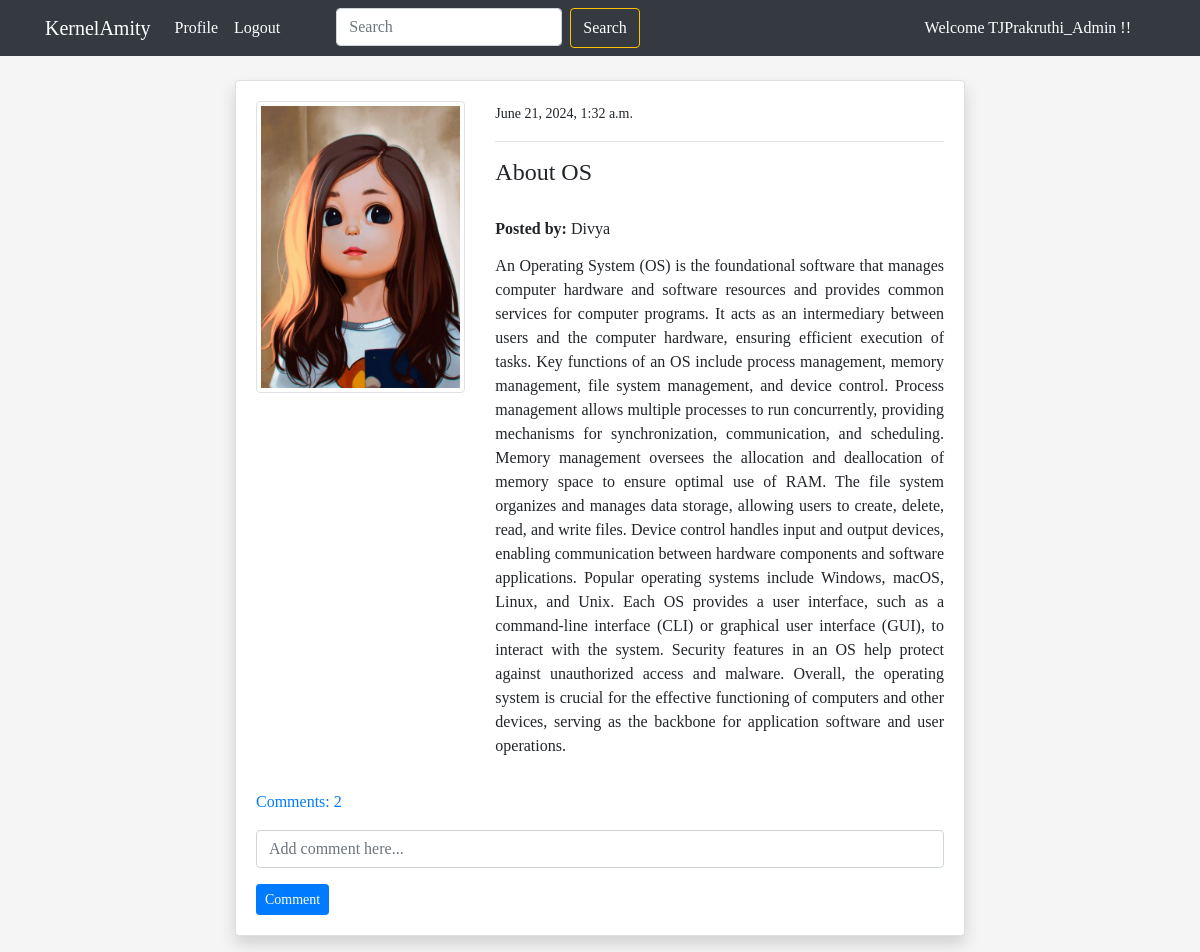
The page /post_detail/6/ (signed in) on the database its author committed.
### blog/models.py (models this page shows, shortened)
class PostModel(models.Model):
    title = models.CharField(max_length=100)
    content = models.TextField()
    author = models.ForeignKey(User, on_delete= models.CASCADE,null=True, blank = True)  # this foreign key represents that whenever the user does not use this application then delet thier posts also automaticlly
    date_created = models.DateTimeField(auto_now_add=True)
    class Meta:
        ordering = ('-date_created',)
    def comments(self):
        return self.comment_set.all()
    def comment_count(self):
        return self.comment_set.all().count()

### users/models.py (models this page shows, shortened)
class ProfileModel(models.Model):
    user = models.OneToOneField(User, on_delete=models.CASCADE)
    image = models.ImageField(default='default.png',upload_to='profile',validators=[FileExtensionValidator(['png','jpg','jpeg'])])

### blog/views.py (the view)
# urls.py: path('post_detail/<int:pk>/', views.post_detail, name='blog-post-detail'),
@login_required
def post_detail(request,pk):
    post = PostModel.objects.get(id=pk)
    if request.method == "POST":
        c_form = CommentForm(request.POST)
        if c_form.is_valid():
            instance = c_form.save(commit = False)
            instance.user = request.user
            instance.post = post
            instance.save()
            return redirect('blog-post-detail', pk = post.id)
    else:
        c_form = CommentForm()
    context = {
        'post':post,
        'c_form': c_form,
    }
    return render(request, 'blog/post_detail.html',context)

### blog/forms.py
class CommentForm(forms.ModelForm):
    content = forms.CharField(
        label='',widget=forms.TextInput(attrs={'placeholder': 'Add comment here...'}))
    class Meta:
        model = Comment
        fields = ('content',)

### templates/blog/post_detail.html (shortened to what this page needs)
{% extends "partials/base.html" %}
{% load crispy_forms_tags %}
{% block content %}
<div class="container">
    <div class="row mt-5 pt-3">
        <div class="col-md-8 offset-md-2">
            <div class="card my-3 shadow">
                <div class="card-body">
                    <div class="row">
                        <div class="col-md-4">
                            <img class="img-thumbnail" src="{{post.author.profilemodel.image.url}}" alt="profile-img">
                        </div>
                        <div class="col-md-8">
                            <small>{{post.date_created}}</small>
                            <hr>
                            <h4>{{post.title}}</h4>
                            <br>
                            <h6> <b>Posted by: </b> {{post.author}}</h6>
                            <p class="text-justify my-3">{{post.content}}</p>
                        </div>
                    </div>
                    <p class="mt-3">
                        <a data-toggle="collapse" href="#collapseExample" role="button" aria-expanded="false"
                            aria-controls="collapseExample">
                            Comments: {{post.comment_count}}
                        </a>
                    </p>
                    <form method = "POST">
                        {{c_form|crispy}}
                        <input class="btn btn-primary btn-sm" type="submit" value="Comment">
                    </form>
                </div>
            </div>
        </div>
    </div>
</div>
{% endblock content %}

### templates/partials/nav.html (shortened to what this page needs)
<nav class="navbar navbar-expand-lg navbar-dark bg-dark fixed-top">
  <div class="container">
    {% if request.user.is_authenticated %}
    <a class="navbar-brand text-white" href="{% url 'blog-index' %}">KernelAmity</a>
    <div class="collapse navbar-collapse" id="navbarSupportedContent">
      <ul class="navbar-nav mr-auto">
        <li class="nav-item active">
          <a class="nav-link text-white" href="{% url 'users-profile' %}">Profile</a>
        </li>
        <li class="nav-item">
          <a class="nav-link text-white" href="{% url 'users-logout' %}">Logout</a>
        </li>
        <form class="d-flex ms-auto mx-5" method="get" action="/search" class="form-inline my-2 my-lg-0">
          <input class="form-control mr-sm-2" type="search" name="query" id="query" placeholder="Search"
            aria-label="Search">
          <button class="btn btn-outline-warning text-white my-2 my-sm-0" type="submit">Search</button>
        </form>
      </ul>
      <ul class="navbar-nav ml-auto">
        <li class="nav-item mx-3">
          <a class="nav-link text-white" href="{% url 'users-profile' %}">Welcome {{request.user}} !!</a>
        </li>
        {% endif %}
    </div>
  </div>
</nav>

### templates/partials/base.html (style rules this page uses)
body { background-color: #f5f5f5; font-family: "Kalam", cursive; font-weight: 400; }

### rows shown on the page
PostModel: author.profilemodel.image (picture), date_created "June 21, 2024, 1:32 a.m.", title "About OS", author "Divya", content "An Operating System (OS) is the foundational software that manages computer hardware and software resources and provides common services for computer programs. It acts as an intermediary between users and the computer hardware, ensuring efficient execution of tasks. Key functions of an OS include process management, memory management, file system management, and device control. Process management allows multiple processes to run concurrently, providing mechanisms for synchronization, communication, and scheduling. Memory management oversees the allocation and deallocation of memory space to ensure optimal use of RAM. The file system organizes and manages data storage, allowing users to…", comment_count "2"

### other values the page prints
{{ request.user }} "TJPrakruthi_Admin"
